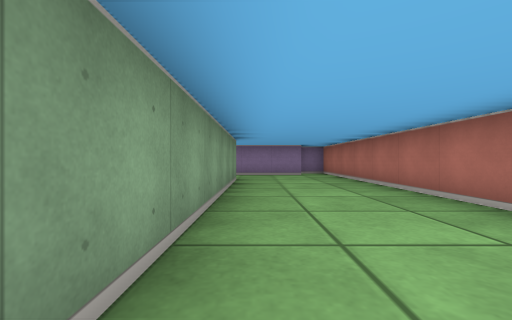
view 1 (above)

12 first-person views from a walk through a cub3D ray-caster map. The camera is about half as high as the walls, looks level and sees 90° across. The floor is counted in squares. Each view is taken from the middle of a square. On the plan, view 1 faces up. The plan holds only what a view shows up to about 9 squares ahead; the rest is blank.

view 2
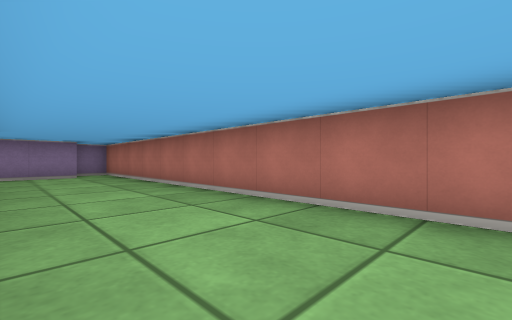

view 3
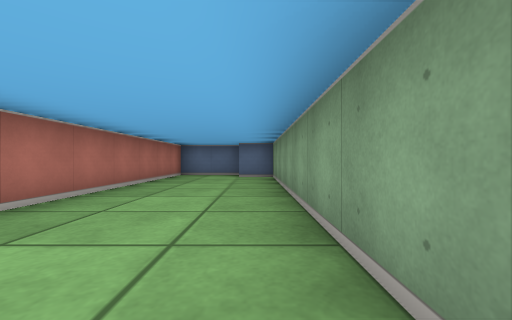

view 4
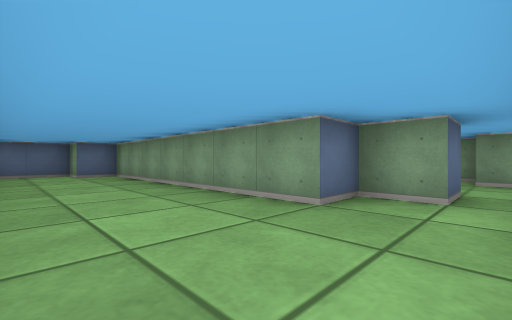

view 5
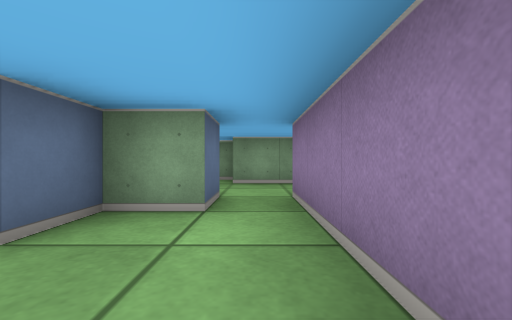

view 6
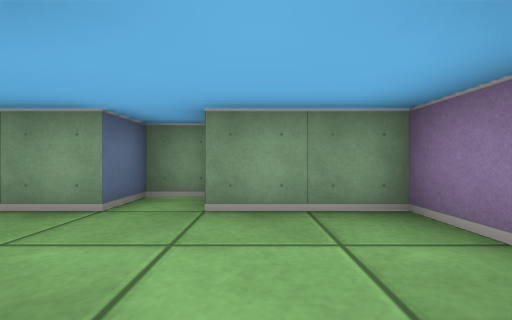

view 7
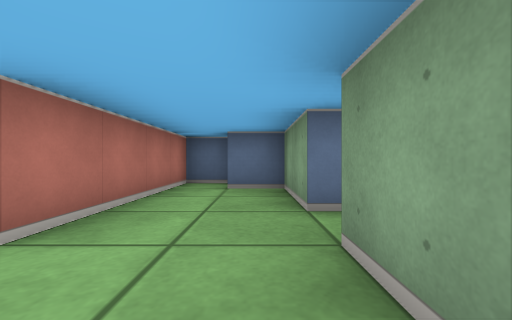

view 8
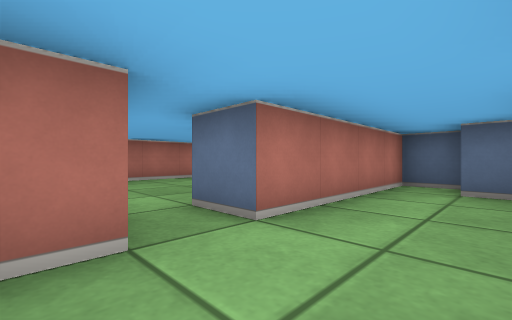

view 9
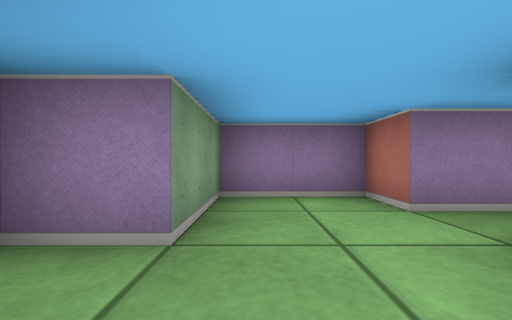

view 10
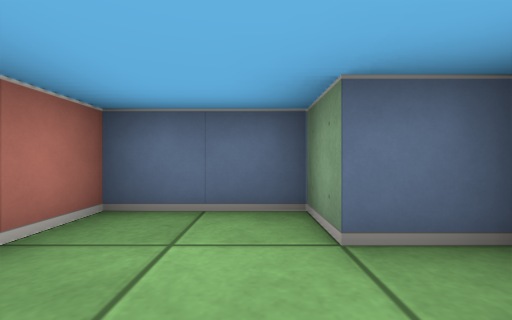

view 11
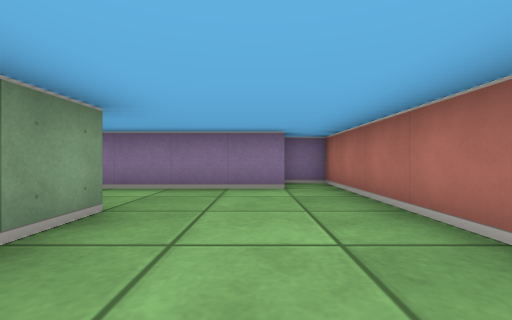

view 12
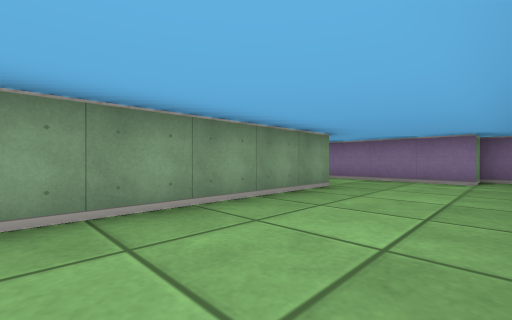

### Floor plan
Ten units are one square. View 1 is at (0, 0); x grows to the right and y downward. Boxes are objects, and circles mark ways between rooms. Rooms are numbered by the first view taken in them; rooms with no view inside come last. Other rooms are left out.
<svg viewBox="-60 -100 90 120">
<path fill="none" stroke="#000" d="M-25 -75 -15 -75 -15 -65 -5 -65 -5 5 5 5 5 15 25 15 25 -95 15 -95 15 -85 -25 -85M-25 -85 -25 -95 -45 -95 -45 -75 -55 -75 -55 -65 -45 -65 -45 -45 -35 -45M-35 -35 -25 -35 -25 -75"/>
<circle cx="-20" cy="-80" r="3" fill="#2a7"/>
<text x="10" y="-40">1</text>
<text x="-40" y="-70">2</text>
</svg>
Room 1 opens to room 2.

Where each view was taken, in squares from view 1:
view 1: 0 up, 0 right, facing up
view 2: 0 up, 0 right, facing up-right
view 3: 7 up, 0 right, facing down
view 4: 8 up, 2 right, facing down-left
view 5: 8 up, 1 right, facing left
view 6: 8 up, 2 left, facing left
view 7: 9 up, 4 left, facing down
view 8: 9 up, 4 left, facing down-right
view 9: 6 up, 4 left, facing up
view 10: 1 up, 1 right, facing down
view 11: 4 up, 1 right, facing up
view 12: 2 up, 2 right, facing up-left
